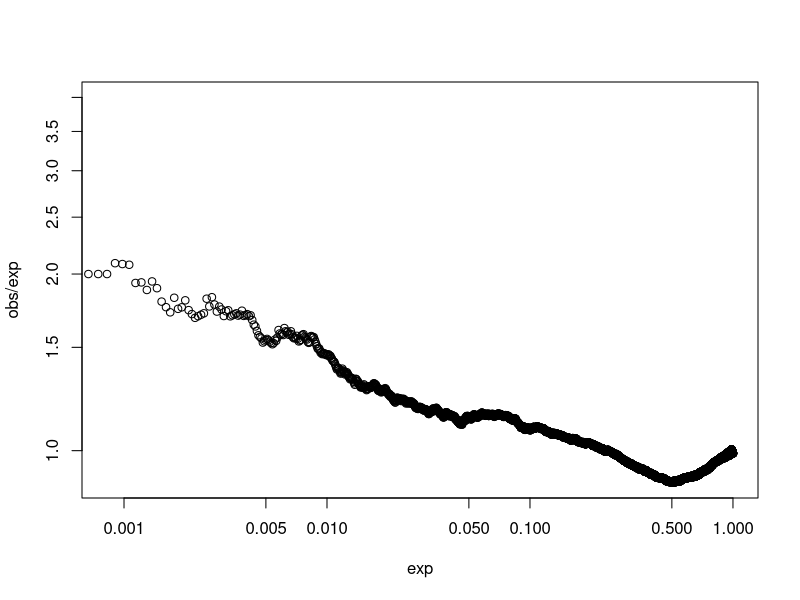
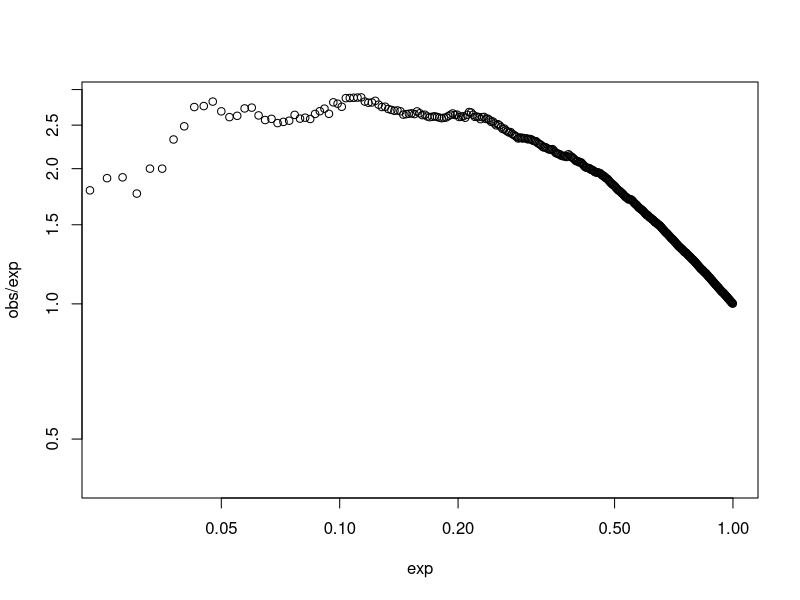
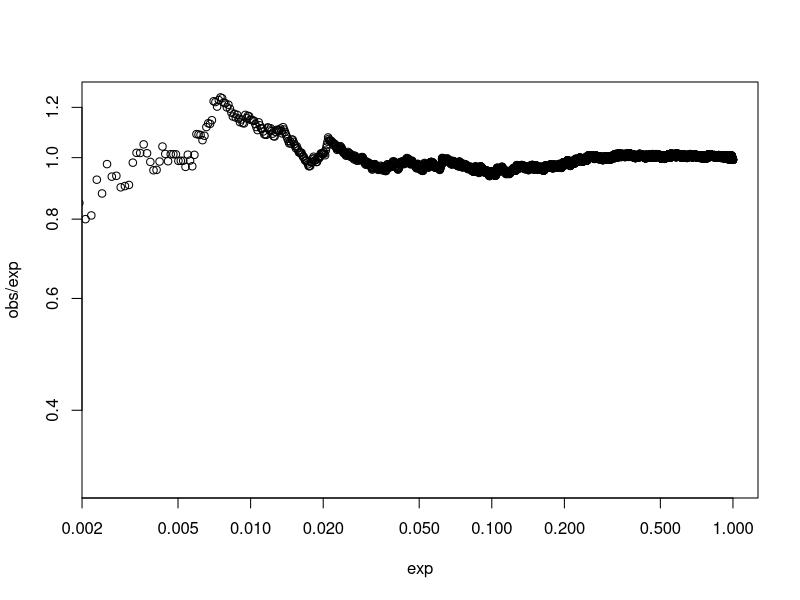
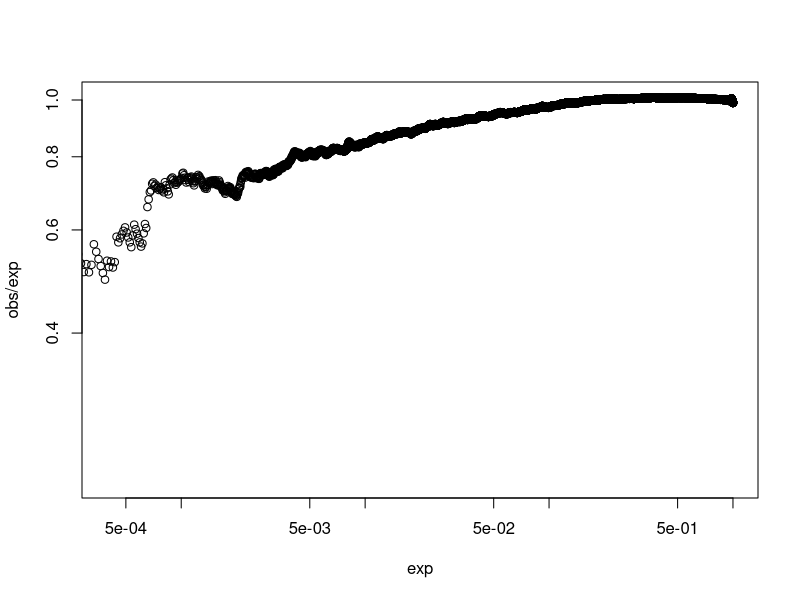
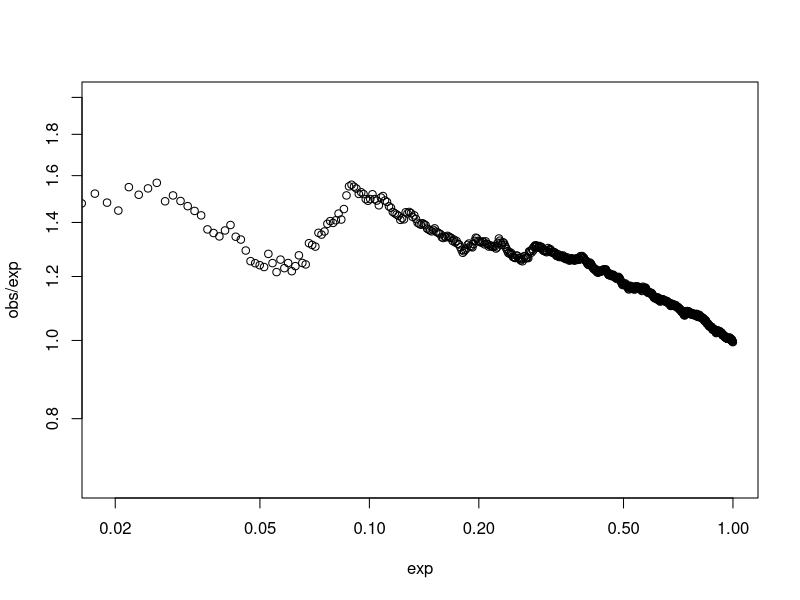

Write R code to recreate these figures, in order.
## ---- chunk 1
knitr::opts_chunk$set(error=FALSE, warning=FALSE, message=FALSE)
knitr::opts_chunk$set(fig.path="figures-peak/")
## ---- chunk 2
group <- rep(c("A", "B"), each=2)
nlibs <- length(group)
design <- model.matrix(~group)
## ---- chunk 3
library(edgeR)
set.seed(90000)
P <- 1/0.1
n.sites <- 1e5
db.sites <- n.sites*0.1
is.null <- seq_len(n.sites)
counts <- rbind(matrix(rnbinom(n.sites*nlibs, mu=50, size=P), ncol=nlibs, byrow=TRUE),
                matrix(rnbinom(db.sites*nlibs, mu=c(100, 100, 0, 0), size=P), ncol=nlibs, byrow=TRUE))
## ---- chunk 4
plotAlpha <- function(pvals, ylab="Observed/specified", xlab="Specified", xlim=NULL, ...) {
    exp <- (seq_along(pvals) - 0.5)/length(pvals)
    n <- findInterval(exp, sort(pvals))
    obs <- n/length(pvals)
    if (is.null(xlim)) { # Stable at 20 observations.
        xlim <- c(exp[which(n >= 20)[1]], 1)
    }
    plot(exp, obs/exp, log="xy", xlim=xlim, ...)
}
## ---- chunk 5
top.al2 <- apply(counts, 1, FUN=function(x) { sort(x)[nlibs-1] })
keep.al2 <- length(top.al2) - rank(top.al2, ties.method="random") +1 <= 20000
null.al2 <- which(keep.al2) %in% is.null
summary(null.al2)
## ---- chunk 6
y.al2 <- DGEList(counts[keep.al2,], lib.size=rep(1e6, nlibs))
y.al2 <- estimateDisp(y.al2, design)
y.al2$common.dispersion
## ---- chunk 7
fit.al2 <- glmQLFit(y.al2, design, robust=TRUE)
res.al2 <- glmQLFTest(fit.al2)
mean(res.al2$table$PValue[null.al2] <= 0.001)
plotAlpha(res.al2$table$PValue[null.al2])
## ---- chunk 8
sig <- p.adjust(res.al2$table$PValue, method="BH") <= 0.05
table(sig, null.al2)
sum(sig & null.al2)/sum(sig)
## ---- chunk 9
top.u <- apply(counts, 1, FUN=function(x) { max(x) })
keep.u <- length(top.u) - rank(top.u, ties.method="random") +1 <= 5000
null.u <- which(keep.u) %in% is.null
summary(null.u)
## ---- chunk 10
y.u <- DGEList(counts[keep.u,], lib.size=rep(1e6, nlibs))
y.u <- estimateDisp(y.u, design)
y.u$common.dispersion
## ---- chunk 11
fit.u <- glmQLFit(y.u, design, robust=TRUE)
res.u <- glmQLFTest(fit.u)
mean(res.u$table$PValue[null.u] <= 0.05)
plotAlpha(res.u$table$PValue[null.u])
## ---- chunk 12
top.m <- rowMeans(counts)
keep.m <- length(top.m) - rank(top.m, ties.method="random") +1 <= 10000
null.m <- which(keep.m) %in% is.null
summary(null.m)
## ---- chunk 13
y.m <- DGEList(counts[keep.m,], lib.size=rep(1e6, nlibs))
y.m <- estimateDisp(y.m, design)
y.m$common.dispersion
## ---- chunk 14
fit.m <- glmQLFit(y.m, design, robust=TRUE)
res.m <- glmQLFTest(fit.m)
mean(res.m$table$PValue[null.m] <= 0.01)
plotAlpha(res.m$table$PValue[null.m])
## ---- chunk 15
set.seed(100000)
P.n <- rchisq(n.sites, df=10)
P.db <- rchisq(db.sites, df=10)
counts <- rbind(matrix(rnbinom(n.sites*nlibs, mu=50, size=P.n), ncol=nlibs, byrow=TRUE),
                matrix(rnbinom(db.sites*nlibs, mu=c(100, 100, 0, 0), size=P.db), ncol=nlibs, byrow=TRUE))
## ---- chunk 16
y.all <- DGEList(counts, lib.size=rep(1e6, nlibs))
y.all <- estimateDisp(y.all, design)
y.all$common.dispersion
fit.all <- glmQLFit(y.all, design, robust=TRUE)
res.all <- glmQLFTest(fit.all)
mean(res.all$table$PValue[is.null] <= 0.01)
plotAlpha(res.all$table$PValue[is.null])
## ---- chunk 17
top.m2 <- rowMeans(counts)
keep.m2 <- length(top.m2) - rank(top.m2, ties.method="random") +1 <= 1000
summary(which(keep.m2) %in% is.null)
y.m2 <- DGEList(counts[keep.m2,], lib.size=rep(1e6, nlibs))
y.m2 <- estimateDisp(y.m2, design)
y.m2$common.dispersion
## ---- chunk 18
fit.m2 <- glmQLFit(y.m2, design, robust=TRUE)
res.m2 <- glmQLFTest(fit.m2)
mean(res.m2$table$PValue[which(keep.m2) %in% is.null] <= 0.01)
plotAlpha(res.m2$table$PValue[which(keep.m2) %in% is.null])
## ---- chunk 19
sessionInfo()
